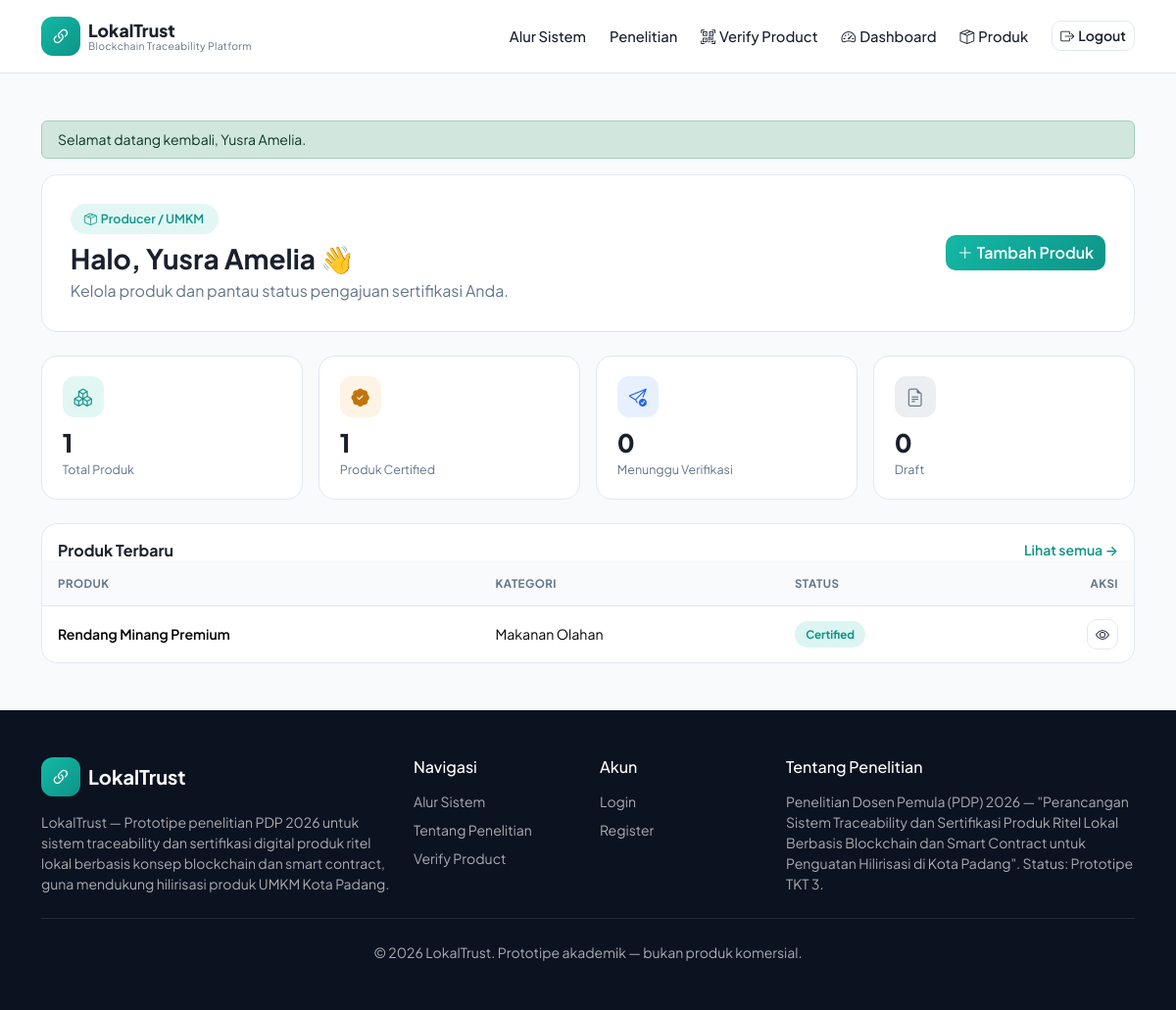
The app's page /dashboard.php (signed in) with its own data.
### tables this page shows
CREATE TABLE products (
    id INT AUTO_INCREMENT PRIMARY KEY,
    producer_id INT NOT NULL,
    product_code VARCHAR(30) NOT NULL UNIQUE,
    product_name VARCHAR(150) NOT NULL,
    category VARCHAR(100) NOT NULL,
    description TEXT DEFAULT NULL,
    production_date DATE NOT NULL,
    origin_location VARCHAR(150) NOT NULL,
    photo VARCHAR(255) DEFAULT NULL,
    status ENUM('draft','submitted','verified','certified','rejected') NOT NULL DEFAULT 'draft',
    admin_notes TEXT DEFAULT NULL,
    created_at TIMESTAMP DEFAULT CURRENT_TIMESTAMP,
    updated_at TIMESTAMP DEFAULT CURRENT_TIMESTAMP ON UPDATE CURRENT_TIMESTAMP,
    CONSTRAINT fk_products_producer FOREIGN KEY (producer_id) REFERENCES users(id) ON DELETE CASCADE
);

### dashboard.php (called while the page is built, shortened)
<?php
require __DIR__ . '/core/bootstrap.php';
$role = Auth::role();
$viewMap = [
    'admin'       => __DIR__ . '/views/dashboard/admin.php',
    'producer'    => __DIR__ . '/views/dashboard/producer.php',
    'distributor' => __DIR__ . '/views/dashboard/distributor.php',
    'retailer'    => __DIR__ . '/views/dashboard/retailer.php',
];
$view = $viewMap[$role] ?? null;
require $view;

### core/helpers.php (called while the page is built, shortened)
<?php
function e(?string $value): string
{
    return htmlspecialchars($value ?? '', ENT_QUOTES, 'UTF-8');
}
function getFlash(string $type): ?string
{
    if (!empty($_SESSION['flash'][$type])) {
        $message = $_SESSION['flash'][$type];
        return $message;
    }
    return null;
}
function statusLabel(string $status): string
{
    switch ($status) {
        case 'certified': return 'Certified';
    }
}
function statusBadgeClass(string $status): string
{
    switch ($status) {
        case 'certified': return 'badge-status badge-status-certified';
    }
}

### core/Auth.php (called while the page is built, shortened)
<?php
class Auth
{
    public static function check(): bool
    {
        return isset($_SESSION['user_id']);
    }
    public static function user(): ?array
    {
        return [
            'id'           => $_SESSION['user_id'],
            'name'         => $_SESSION['user_name'],
            'email'        => $_SESSION['user_email'],
            'role'         => $_SESSION['user_role'],
            'company_name' => $_SESSION['company_name'],
        ];
    }
}

### core/bootstrap.php (called while the page is built, shortened)
<?php
require_once __DIR__ . '/../config/database.php';
require_once __DIR__ . '/Database.php';
require_once __DIR__ . '/Auth.php';
require_once __DIR__ . '/helpers.php';
spl_autoload_register(function (string $class) {
    $paths = [
        __DIR__ . '/../models/' . $class . '.php',
        __DIR__ . '/../controllers/' . $class . '.php',
    ];
    foreach ($paths as $path) {
        if (file_exists($path)) {
            return;
        }
    }
});

### core/Database.php (called while the page is built)
<?php
class Database
{
    private static ?PDO $instance = null;
    public static function getConnection(): PDO
    {
        if (self::$instance === null) {
            $dsn = 'mysql:host=' . DB_HOST . ';port=' . DB_PORT . ';dbname=' . DB_NAME . ';charset=' . DB_CHARSET;
            $options = [
                PDO::ATTR_ERRMODE            => PDO::ERRMODE_EXCEPTION,
                PDO::ATTR_DEFAULT_FETCH_MODE => PDO::FETCH_ASSOC,
                PDO::ATTR_EMULATE_PREPARES   => false,
            ];
            try {
                self::$instance = new PDO($dsn, DB_USER, DB_PASS, $options);
            } catch (PDOException $e) {
                error_log('Database connection failed: ' . $e->getMessage());
                $message = APP_ENV === 'production'
                    ? 'Layanan sedang tidak tersedia. Silakan coba beberapa saat lagi.'
                    : 'Koneksi database gagal: ' . $e->getMessage();
                die($message);
            }
        }
        return self::$instance;
    }
}

### models/Product.php (called while the page is built, shortened)
<?php
class Product
{
    private PDO $db;
    public function __construct()
    {
        $this->db = Database::getConnection();
    }
    public function allByProducer(int $producerId): array
    {
        $stmt = $this->db->prepare('SELECT * FROM products WHERE producer_id = ? ORDER BY created_at DESC');
        $stmt->execute([$producerId]);
        return $stmt->fetchAll();
    }
    public function countByProducer(int $producerId): int
    {
        $stmt = $this->db->prepare('SELECT COUNT(*) FROM products WHERE producer_id = ?');
        $stmt->execute([$producerId]);
        return (int) $stmt->fetchColumn();
    }
    public function countByStatus(string $status, ?int $producerId = null): int
    {
        if ($producerId !== null) {
            $stmt = $this->db->prepare('SELECT COUNT(*) FROM products WHERE status = ? AND producer_id = ?');
            $stmt->execute([$status, $producerId]);
        } else {
            $stmt = $this->db->prepare('SELECT COUNT(*) FROM products WHERE status = ?');
            $stmt->execute([$status]);
        }
        return (int) $stmt->fetchColumn();
    }
}

### views/dashboard/producer.php (the view, shortened to what this page needs)
<?php
require __DIR__ . '/../partials/header.php';
require __DIR__ . '/../partials/navbar.php';
$productModel = new Product();
$user = Auth::user();
$totalProducts = $productModel->countByProducer($user['id']);
$certifiedCount = $productModel->countByStatus('certified', $user['id']);
$submittedCount = $productModel->countByStatus('submitted', $user['id']);
$draftCount = $productModel->countByStatus('draft', $user['id']);
$recentProducts = array_slice($productModel->allByProducer($user['id']), 0, 5);
?>
<main class="dashboard-page">
    <div class="container py-5">
        <?php if ($msg = getFlash('success')): ?>
            <div class="alert alert-success py-2 small"><?= e($msg) ?></div>
        <?php endif; ?>
        <div class="dashboard-welcome mb-4 d-flex flex-wrap justify-content-between align-items-center gap-3">
            <div>
                <span class="badge-pill mb-2"><i class="bi bi-box-seam me-1"></i>Producer / UMKM</span>
                <h3 class="fw-bold mb-1">Halo, <?= e($user['name']) ?> 👋</h3>
                <p class="text-muted-plts mb-0">Kelola produk dan pantau status pengajuan sertifikasi Anda.</p>
            </div>
            <a href="<?= BASE_URL ?>/products.php?action=create" class="btn btn-plts-primary">
                <i class="bi bi-plus-lg me-1"></i>Tambah Produk
            </a>
        </div>
        <div class="row g-3 mb-4">
            <div class="col-6 col-md-3">
                <div class="stat-card">
                    <div class="stat-card-icon"><i class="bi bi-boxes"></i></div>
                    <div class="stat-card-number"><?= $totalProducts ?></div>
                    <div class="stat-card-label">Total Produk</div>
                </div>
            </div>
            <div class="col-6 col-md-3">
                <div class="stat-card">
                    <div class="stat-card-icon stat-card-icon-gold"><i class="bi bi-patch-check-fill"></i></div>
                    <div class="stat-card-number"><?= $certifiedCount ?></div>
                    <div class="stat-card-label">Produk Certified</div>
                </div>
            </div>
            <div class="col-6 col-md-3">
                <div class="stat-card">
                    <div class="stat-card-icon stat-card-icon-blue"><i class="bi bi-send-check"></i></div>
                    <div class="stat-card-number"><?= $submittedCount ?></div>
                    <div class="stat-card-label">Menunggu Verifikasi</div>
                </div>
            </div>
            <div class="col-6 col-md-3">
                <div class="stat-card">
                    <div class="stat-card-icon stat-card-icon-gray"><i class="bi bi-file-earmark-text"></i></div>
                    <div class="stat-card-number"><?= $draftCount ?></div>
                    <div class="stat-card-label">Draft</div>
                </div>
            </div>
        </div>
        <div class="plts-panel">
            <div class="d-flex justify-content-between align-items-center p-3 pb-0">
                <h6 class="fw-bold mb-0">Produk Terbaru</h6>
                <a href="<?= BASE_URL ?>/products.php" class="link-plts small">Lihat semua &rarr;</a>
            </div>
            <div class="table-responsive">
                <table class="table plts-table align-middle mb-0">
                    <thead>
                        <tr>
                            <th>Produk</th>
                            <th>Kategori</th>
                            <th>Status</th>
                            <th class="text-end">Aksi</th>
                        </tr>
                    </thead>
                    <tbody>
                        <?php if (empty($recentProducts)): ?>
                            <tr><td colspan="4" class="text-center text-muted-plts py-4">Belum ada produk. Silakan tambah produk baru.</td></tr>
                        <?php else: ?>
                            <?php foreach ($recentProducts as $product): ?>
                                <tr>
                                    <td class="fw-semibold"><?= e($product['product_name']) ?></td>
                                    <td><?= e($product['category']) ?></td>
                                    <td><span class="<?= statusBadgeClass($product['status']) ?>"><?= statusLabel($product['status']) ?></span></td>
                                    <td class="text-end">
                                        <a href="<?= BASE_URL ?>/products.php?action=show&id=<?= $product['id'] ?>" class="btn btn-sm btn-plts-outline">
                                            <i class="bi bi-eye"></i>
                                        </a>
                                    </td>
                                </tr>
                            <?php endforeach; ?>
                        <?php endif; ?>
                    </tbody>
                </table>
            </div>
        </div>
    </div>
</main>
<?php require __DIR__ . '/../partials/footer.php'; ?>

### assets/css/style.css (style rules this page uses)
:root { --plts-navy: #0b1220; --plts-navy-light: #111a2e; --plts-teal: #14b8a6; --plts-teal-dark: #0d9488; --plts-gold: #f6ad55; --plts-ink: #1a202c; --plts-muted: #64748b; --plts-border: #e2e8f0; --plts-bg: #f8fafc; }
* { box-sizing: border-box; }
body { font-family: 'Plus Jakarta Sans', system-ui, -apple-system, Segoe UI, Roboto, sans-serif; background: var(--plts-bg); color: var(--plts-ink); }
.text-muted-plts { color: var(--plts-muted); }
.btn-plts-primary { background: linear-gradient(135deg, var(--plts-teal), var(--plts-teal-dark)); color: #fff; border: none; border-radius: 10px; font-weight: 600; }
.btn-plts-outline { border: 1px solid var(--plts-border); color: var(--plts-ink); border-radius: 10px; font-weight: 600; background: #fff; }
.badge-pill { display: inline-flex; align-items: center; background: rgba(20,184,166,.12); color: var(--plts-teal-dark); border-radius: 999px; padding: .4rem .9rem; font-size: .78rem; font-weight: 600; }
.link-plts { color: var(--plts-teal-dark); font-weight: 600; text-decoration: none; }
.dashboard-page { min-height: 60vh; }
.dashboard-welcome { background: #fff; border: 1px solid var(--plts-border); border-radius: 16px; padding: 1.8rem; }
.stat-card { background: #fff; border: 1px solid var(--plts-border); border-radius: 16px; padding: 1.3rem; height: 100%; }
.stat-card-icon { width: 42px; height: 42px; border-radius: 12px; display: flex; align-items: center; justify-content: center; background: rgba(20,184,166,.12); color: var(--plts-teal-dark); font-size: 1.15rem; margin-bottom: .8rem; }
.stat-card-icon-gold { background: rgba(246,173,85,.15); color: #c2740b; }
.stat-card-icon-blue { background: rgba(59,130,246,.12); color: #2563eb; }
.stat-card-icon-gray { background: rgba(100,116,139,.12); color: var(--plts-muted); }
.stat-card-number { font-weight: 800; font-size: 1.6rem; color: var(--plts-ink); line-height: 1; }
.stat-card-label { font-size: .78rem; color: var(--plts-muted); margin-top: .3rem; }
.plts-panel { background: #fff; border: 1px solid var(--plts-border); border-radius: 16px; overflow: hidden; }
.plts-table thead th { font-size: .72rem; text-transform: uppercase; letter-spacing: .04em; color: var(--plts-muted); border-bottom: 1px solid var(--plts-border); background: var(--plts-bg); padding: .9rem 1rem; }
.plts-table td { padding: .8rem 1rem; font-size: .88rem; border-bottom: 1px solid var(--plts-border); }
.plts-table tr:last-child td { border-bottom: none; }
.badge-status { display: inline-block; padding: .3rem .7rem; border-radius: 999px; font-size: .72rem; font-weight: 700; }
.badge-status-certified { background: rgba(20,184,166,.15); color: var(--plts-teal-dark); }

### records on screen
products: product_name "Rendang Minang Premium", category "Makanan Olahan", status "Certified"

### other values on screen
$msg "Selamat datang kembali, Yusra Amelia."
$user['name'] "Yusra Amelia"
$totalProducts "1"
$certifiedCount "1"
$submittedCount "0"
$draftCount "0"
